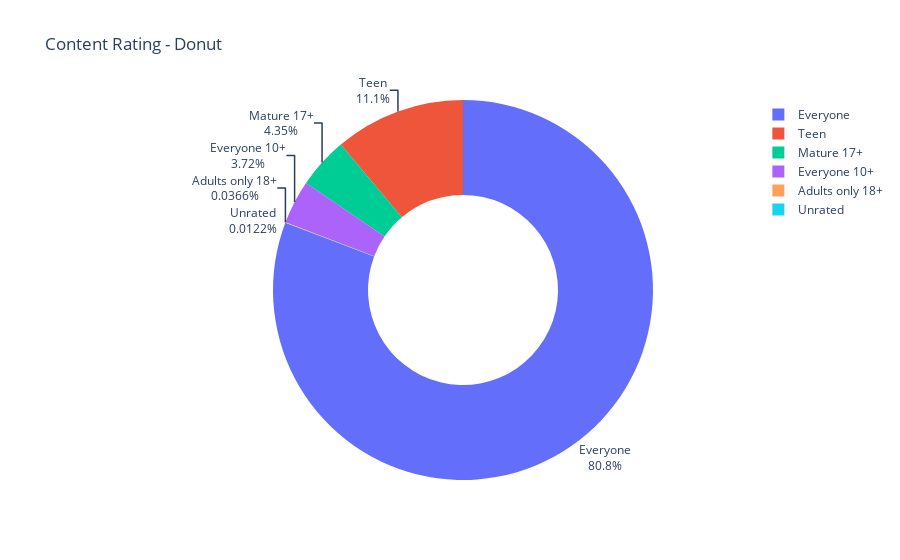

Notebook cell for this chart:
### Code cell
fig = px.pie(labels=ratings.index,
values=ratings.values,
title="Content Rating - Donut",
names=ratings.index,
hole=0.5
)
fig.update_traces(textposition='outside', textinfo='percent+label')
 
fig.show()

### Figure 1 — Plotly figure (JSON) as saved in the notebook; plotly's stock layout.template omitted (floating-point values rounded to 4 significant figures)
{"data": [{"domain": {"x": [0, 1], "y": [0, 1]}, "hole": 0.5, "hovertemplate": "label=%{label}<br>value=%{value}<extra></extra>", "labels": ["Everyone", "Teen", "Mature 17+", "Everyone 10+", "Adults only 18+", "Unrated"], "legendgroup": "", "name": "", "showlegend": true, "textinfo": "percent+label", "textposition": "outside", "type": "pie", "values": [6621, 912, 357, 305, 3, 1]}], "layout": {"legend": {"tracegroupgap": 0}, "title": {"text": "Content Rating - Donut"}}}
